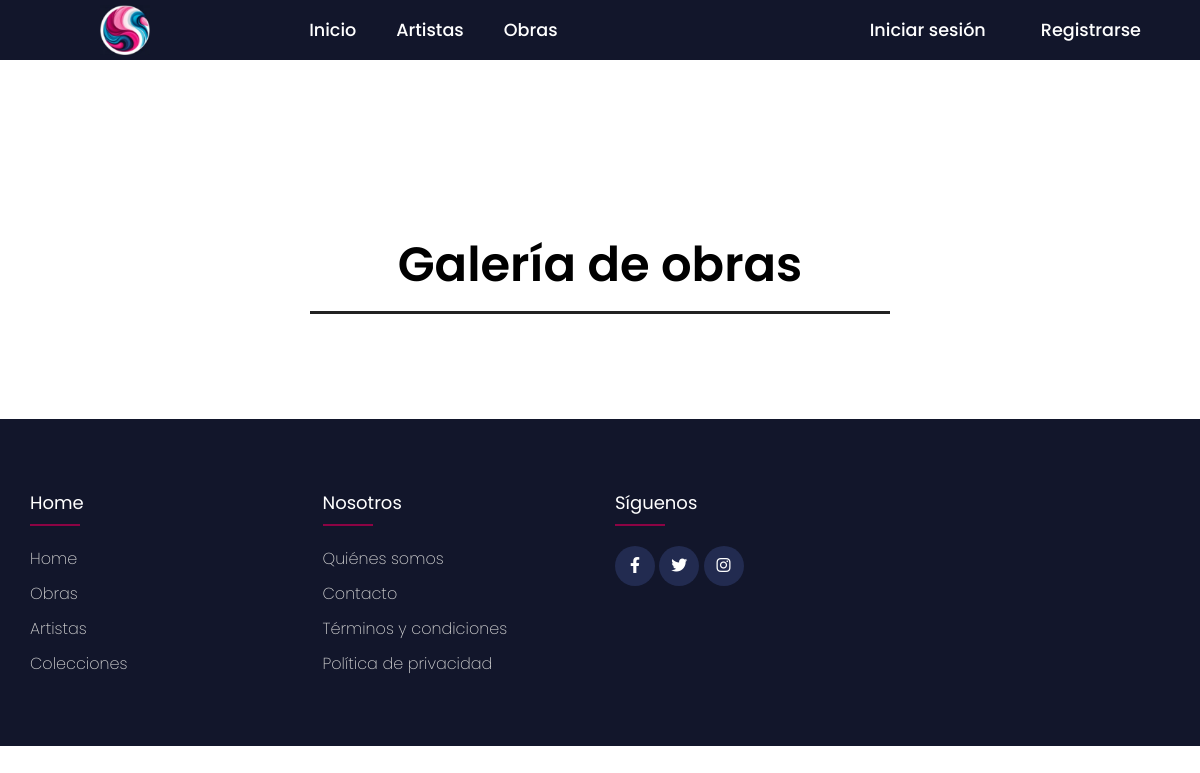
The app's page /obras, older data.
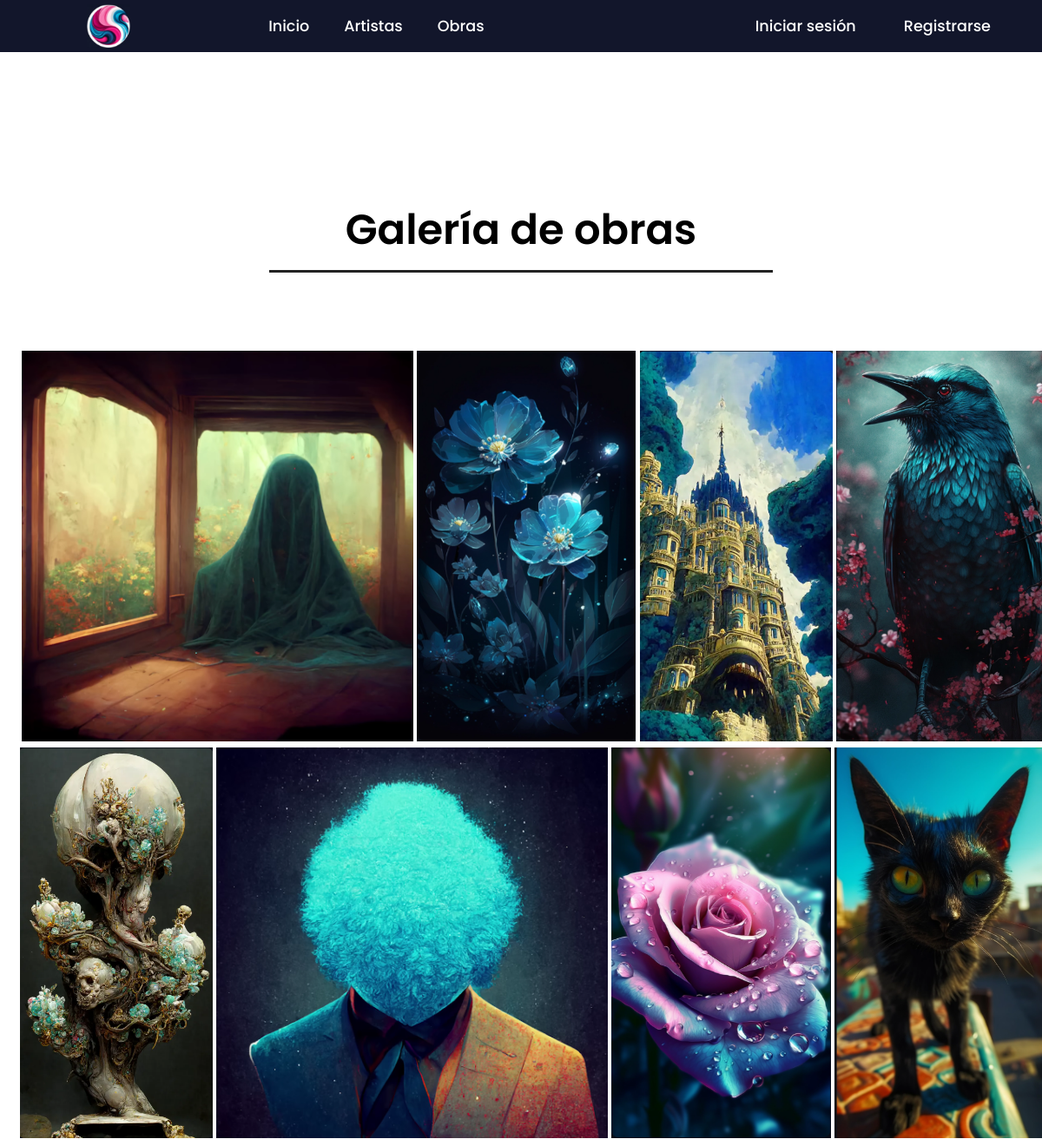
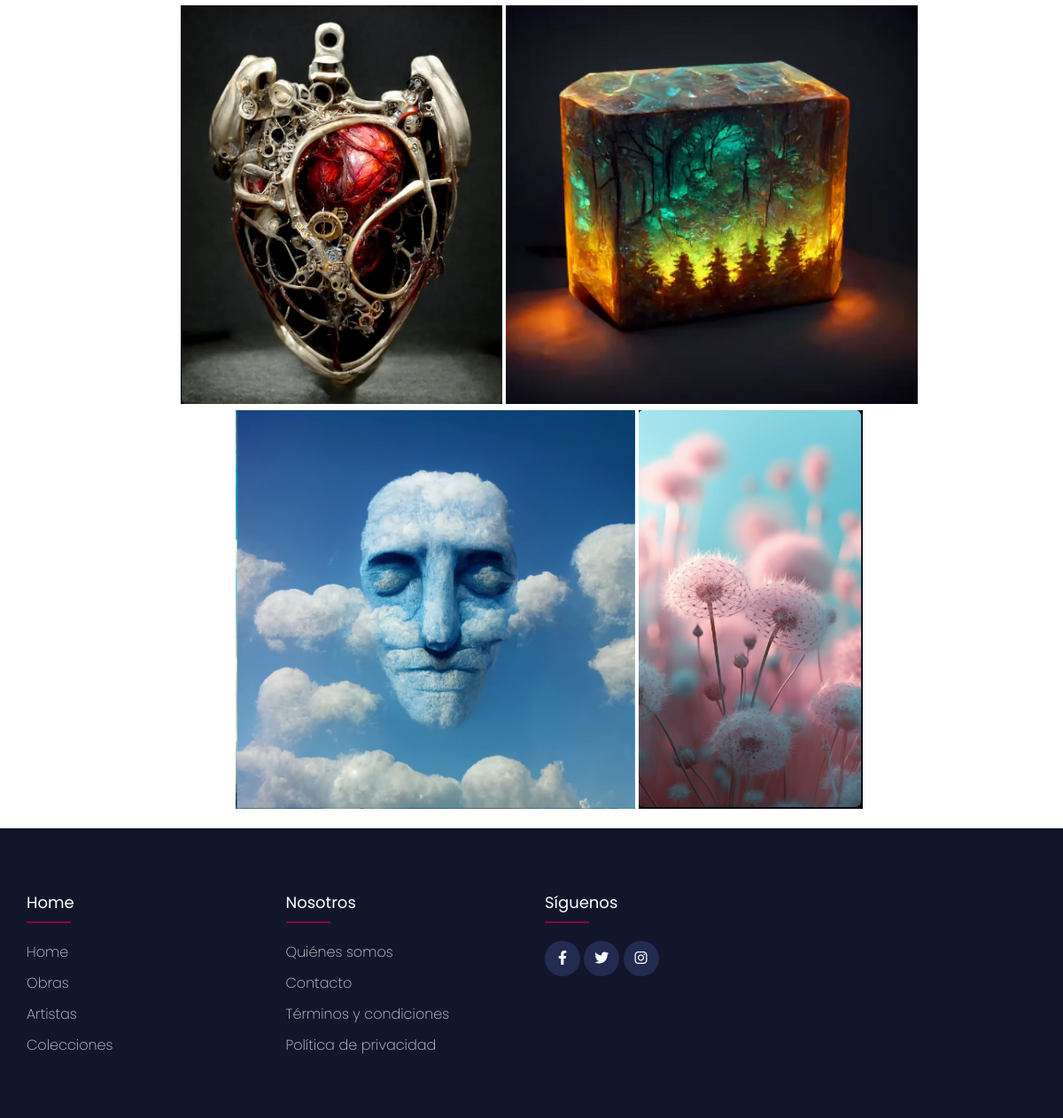
The same page, newer data (2 pictures, top to bottom).
### GroundZero/models.py (models this page shows, shortened)
class VistaObra(models.Model):
    nombreV = models.CharField(max_length=50, null=False, blank = False)
    imgVista = models.ImageField(upload_to='img/', null= False, blank= False)

### GroundZero/views.py (the view)
# urls.py: path('obras', views.obras, name='obras'),
def obras(request):
    obras = VistaObra.objects.all()
    context = {"obras":obras}
    return render(request, 'GroundZero/obras.html', context)

### GroundZero/templates/GroundZero/obras.html (shortened to what this page needs)
{% extends "./base.html" %}
{% block body %}
{% load static %}
<div class="container1GZ">
    <div class="headingGZ">
        <h3>Galería de obras</h3>
    </div>
</div>
    <div class="boxGZ">
        <div class="dreamGZ">
            {% for cur in obras %}
            <a target="_blank"
            href="#">
            <img src="{{cur.imgVista.url}}" height="450" alt=""></a>
            {% endfor %}
        </div>
    </div>
{% endblock %}

### GroundZero/templates/GroundZero/base.html (shortened to what this page needs)
{% load static %}
<!DOCTYPE html>
<html lang="es">
    <head>
        <link rel="stylesheet" href="{% static 'css/styles.css' %}">
        <link rel="stylesheet" href="{% static 'css/stylesG.css' %}">
        <link href="https://cdn.jsdelivr.net/npm/remixicon@3.2.0/fonts/remixicon.css" rel="stylesheet">
        <link rel="stylesheet" href="https://unpkg.com/boxicons@latest/css/boxicons.min.css">
        <link rel="stylesheet" type="text/css"
            href="https://cdnjs.cloudflare.com/ajax/libs/font-awesome/6.4.0/css/all.min.css">
    </head>
    <body class="bodyGZ">
        <header class="headerGZ">
            <a href="#" class="logoGZ"><img src="{% static 'img/Logo-GZ Recortado.png' %}" alt=""></a>
            <ul class="navbarGZ">
                <li class="liGZ"><a href="{% url 'index' %}"    class=""> Inicio</a></li>
                <li class="liGZ"><a href="{% url 'artistas'%}"  class=""> Artistas</a></li>
                <li class="liGZ"><a href="{% url 'obras'%}"     class=""> Obras</a></li>
            </ul>
            <div class="mainGZ">
                <a href="{% url 'login' %}" class="userGZ">Iniciar sesión</a>
                <a href="{% url 'register' %}" class="registerGZ"> Registrarse</a>
            </div>
        </header>
        {% block body %}
        {% endblock %}
        <footer class="footerGZ">
            <div class="containerGZ">
                <div class="rowGZ">
                    <div class="footer-colGZ">
                        <h4>Home</h4>
                        <ul class="ulGZ">
                            <li class="liGZ"><a href="{% url 'index' %}">   Home</a></li>
                            <li class="liGZ"><a href="{% url 'obras' %}">   Obras</a></li>
                            <li class="liGZ"><a href="{% url 'artistas' %}">Artistas</a></li>
                            <li class="liGZ"><a href="#">Colecciones</a></li>
                        </ul>
                    </div>
                    <div class="footer-colGZ">
                        <h4>Nosotros</h4>
                        <ul class="ulGZ">
                            <li class="liGZ"><a href="#">   Quiénes somos </a></li>
                            <li class="liGZ"><a href="">    Contacto </a></li>
                            <li class="liGZ"><a href="#">   Términos y condiciones </a></li>
                            <li class="liGZ"><a href="#">   Política de privacidad </a></li>
                        </ul>
                    </div>
                    <div class="footer-colGZ">
                        <h4>Síguenos</h4>
                        <div class="social-linksGZ">
                            <a href="#"><i class="fab fa-facebook-f"></i></a>
                            <a href="#"><i class="fab fa-twitter"></i></a>
                            <a href="#"><i class="fab fa-instagram"></i></a>
                        </div>
                    </div>
                </div>
            </div>
        </footer>
    </body>
</html>

### GroundZero/static/css/styles.css (style rules this page uses)
* { padding: 0; margin: 0; box-sizing: border-box; font-family: 'Poppins', sans-serif; text-decoration: none; list-style: none; }
:root { --bg-color: #12162B; --text-color: #fff; --main-color: #171d36; --ho-color: #222b50; }
.bodyGZ { min-height: 100vh; background-color: white; color: var(--text-color); }
.headerGZ { position: fixed; width: 100%; height: 60px; top:0; right: 0; z-index: 1000; display: flex; align-items: center; justify-content: space-between; background: transparent; padding: 28px 12%; transition: all .50s ease; background: var(--bg-color); }
.logoGZ { display: flex; align-items: center; }
.logoGZ img { position: absolute; margin-top: 2cm; margin-left: 2cm; margin-right: 5cm; margin-bottom: 2cm; height: 50px; width: 50px; }
.navbarGZ { display: flex; color: var(--main-color); }
.navbarGZ a { color: var(--text-color); font-size: 1.1rem; font-weight: 500; padding: -10px -10px; margin: 0px 30px; transition: all .50s ease; }
.mainGZ { display: flex; align-items: center; }
.mainGZ a { margin-right: 25px; margin-left: 10px; color:var(--text-color); font-size: 1.1rem; font-weight: 500; transition: all .50s ease; }
.userGZ { display: flex; align-items: center; color: var(--bg-color); padding: 6px 10px; border-radius: 5px; font-weight: 500; transition: all .50s ease; }
.registerGZ { display: flex; align-items: center; padding: 6px 10px; border-radius: 5px; font-weight: 500; transition: all .50s ease; }
@media (max-width: 1280px) { .headerGZ { padding: 14px 2%; transition: .2s; } }
@media (max-width: 1280px) { .navbarGZ a { padding: 5px 0; margin: 0px 20px; } }
.containerGZ { max-width: 1170px; background-color: var(--bg-color); margin: auto; }
.rowGZ { display: flex; flex-wrap: wrap; }
.footerGZ { background-color: var(--bg-color); padding: 70px 0px; }
.ulGZ { list-style: none; }
.liGZ { list-style: none; }
.footer-colGZ { width: 25%; padding: 0 15px; }
.footer-colGZ h4 { font-size: 18px; margin-bottom: 30px; line-height: 1.5; font-weight: 400; position: relative; }
.footer-colGZ h4::before { content: ''; position: absolute; left: 0; bottom: -10px; background-color: #8C0344; height: 2px; box-sizing: border-box; width: 50px; }
.footer-colGZ .ulGZ .liGZ:not(:last-child) { margin-bottom: 10px; }
.footer-colGZ .ulGZ .liGZ a { font-size: 16px; color: var(--text-color); text-decoration: none; font-weight: 200; color: #d3d3d3; display: block; transition: all .50s ease; }
.footer-colGZ .social-linksGZ a { display: inline-block; height: 40px; width: 40px; background-color: var(--ho-color); margin-right: 0 10px 10px 0; text-align: center; line-height: 40px; border-radius:50%; color: var(--text-color); transition: all .50s ease; }
.container1GZ { display: flex; flex-direction: column; justify-content: center; align-items: center; text-align: center; margin: 40px 20px 0 20px; }
.container1GZ .headingGZ { width: 50%; padding-bottom: 50px; }
.container1GZ .headingGZ h3 { font-size: 3em; font-weight: 600; color: black; border-bottom: 3px solid #222; padding-bottom: 10px; margin-top: 5cm; }
.boxGZ { justify-content: space-between; text-align: center; width: 100%; padding-bottom: 15px; border-radius: 5px; align-items: center; margin: 40px 20px 0 20px; }
html { box-sizing: border-box; }
*,*::after, *::before { box-sizing: inherit; }

### GroundZero/static/css/stylesG.css (style rules this page uses)
* { margin: 0; padding: 0; box-sizing: border-box; }
body { font-family: 'Poppins', sans-serif; overflow: auto; }
::placeholder { color: #12162bce; }

Row changes from the older to the newer data that the page shows:
added VistaObra: imgVista (picture)
added VistaObra: imgVista (picture)
added VistaObra: imgVista (picture)
added VistaObra: imgVista (picture)
added VistaObra: imgVista (picture)
added VistaObra: imgVista (picture)
added VistaObra: imgVista (picture)
added VistaObra: imgVista (picture)
added VistaObra: imgVista (picture)
added VistaObra: imgVista (picture)
added VistaObra: imgVista (picture)
added VistaObra: imgVista (picture)
